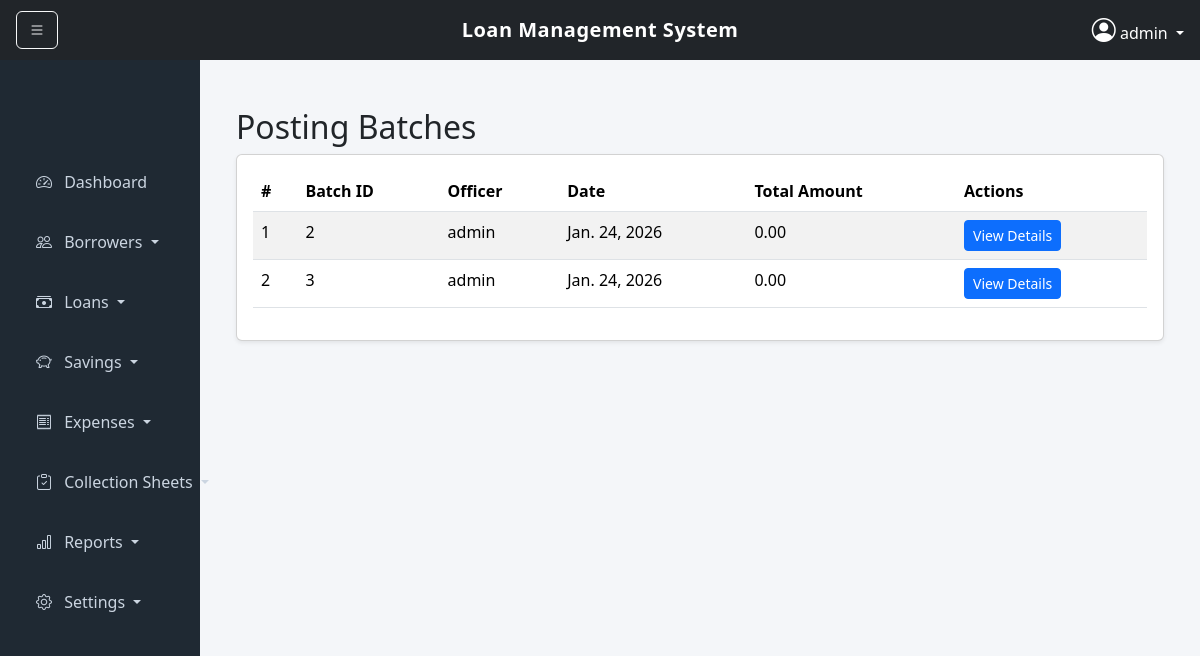
Screenshot of /posting-batches/ (signed in) with the database file from the repository.
### core/models.py (models this page shows, shortened)
class PostingBatch(models.Model):
    officer = models.ForeignKey(LoanOfficer, on_delete=models.CASCADE)
    date = models.DateField(auto_now_add=True)
    @property
    def total_amount(self):
        total = self.items.aggregate(sum=Sum('amount'))['sum'] or 0
        return total

class LoanOfficer(models.Model):
    user = models.OneToOneField(User, on_delete=models.CASCADE)
    organization = models.ForeignKey(Organization, on_delete=models.CASCADE)
    branch = models.ForeignKey(Branch, on_delete=models.CASCADE)

### core/views.py (the view)
# urls.py: path('posting-batches/', views.posting_batches, name='posting_batches'),
@login_required
def posting_batches(request):
    organization = request.user.loanofficer.organization
    batches = PostingBatch.objects.filter(officer__organization=organization)
    return render(request, 'posting_batches.html', {'batches': batches})

### core/templates/posting_batches.html
{% extends 'base.html' %}
{% block content %}
<div class="container mt-4">
    <h2>Posting Batches</h2>
    <div class="card shadow-sm p-3">
        <table class="table table-striped table-hover">
            <thead>
                <tr>
                    <th>#</th>
                    <th>Batch ID</th>
                    <th>Officer</th>
                    <th>Date</th>
                    <th>Total Amount</th>
                    <th>Actions</th>
                </tr>
            </thead>
            <tbody>
                {% for batch in batches %}
                <tr>
                    <td>{{ forloop.counter }}</td>
                    <td>{{ batch.id }}</td>
                    <td>{{ batch.officer.user.username }}</td>
                    <td>{{ batch.date }}</td>
                    <td>{{ batch.total_amount|floatformat:2 }}</td>
                    <td>
                        <a href="{% url 'posting_batch_detail' batch.id %}" class="btn btn-sm btn-primary">
                            View Details
                        </a>
                    </td>
                </tr>
                {% empty %}
                <tr>
                    <td colspan="6" class="text-center">No batches found</td>
                </tr>
                {% endfor %}
            </tbody>
        </table>
    </div>
</div>
{% endblock %}

### core/templates/base.html (shortened to what this page needs)
<!DOCTYPE html>
<html lang="en">
  <head>
    <link href="https://cdn.jsdelivr.net/npm/bootstrap@5.3.2/dist/css/bootstrap.min.css" rel="stylesheet">
    <link href="https://cdn.jsdelivr.net/npm/bootstrap-icons@1.11.1/font/bootstrap-icons.css" rel="stylesheet">
  </head>
  <body>
    <nav class="navbar navbar-dark bg-dark topbar px-3 position-relative">
      <button class="btn btn-outline-light me-2" id="toggleSidebar">
        <i class="bi bi-list"></i>
      </button>
      <span class="navbar-brand project-title">
        Loan Management System
      </span>
      <div class="dropdown ms-auto">
        <a class="text-white dropdown-toggle text-decoration-none" href="#" data-bs-toggle="dropdown">
          <i class="bi bi-person-circle fs-4"></i>
          {{ request.user.username }}
        </a>
      </div>
    </nav>
    <div class="container-fluid">
      <div class="row">
        <div id="sidebar" class="col-md-3 col-lg-2 sidebar p-3">
          <div class="nav flex-column sidebar-menu">
            <a href="/" class="nav-link">
              <i class="bi bi-speedometer2 me-2"></i> Dashboard
            </a>
            <div class="nav-item dropdown">
              <a class="nav-link dropdown-toggle" href="#" data-bs-toggle="collapse" data-bs-target="#borrowersMenu">
                <i class="bi bi-people me-2"></i> Borrowers
              </a>
            </div>
            <div class="nav-item dropdown">
              <a class="nav-link dropdown-toggle" href="#" data-bs-toggle="collapse" data-bs-target="#loansMenu">
                <i class="bi bi-cash-stack me-2"></i> Loans
              </a>
            </div>
            <div class="nav-item dropdown">
              <a class="nav-link dropdown-toggle" href="#" data-bs-toggle="collapse" data-bs-target="#savingsMenu">
                <i class="bi bi-piggy-bank me-2"></i> Savings
              </a>
            </div>
            <div class="nav-item dropdown">
              <a class="nav-link dropdown-toggle" href="#" data-bs-toggle="collapse" data-bs-target="#expensesMenu">
                <i class="bi bi-receipt me-2"></i> Expenses
              </a>
            </div>
            <div class="nav-item dropdown">
              <a class="nav-link dropdown-toggle" href="#" data-bs-toggle="collapse" data-bs-target="#collectionsMenu">
                <i class="bi bi-clipboard-check me-2"></i> Collection Sheets
              </a>
            </div>
            <div class="nav-item dropdown">
              <a class="nav-link dropdown-toggle" href="#" data-bs-toggle="collapse" data-bs-target="#reportsMenu">
                <i class="bi bi-bar-chart me-2"></i> Reports
              </a>
            </div>
            <div class="nav-item dropdown">
              <a class="nav-link dropdown-toggle" href="#" data-bs-toggle="collapse" data-bs-target="#settingsMenu">
                <i class="bi bi-gear me-2"></i> Settings
              </a>
            </div>
          </div>
        </div>
        <div id="content" class="col content">
          {% block content %}{% endblock %}
        </div>
      </div>
    </div>
  </body>
</html>

### core/templates/base.html (style rules this page uses)
body { background-color: #f4f6f9; }
.topbar { height: 60px; }
.project-title { position: absolute; left: 50%; transform: translateX(-50%); font-weight: 600; letter-spacing: 0.5px; }
.sidebar { min-height: 100vh; background-color: #1f2933; transition: all 0.3s ease; }
.sidebar .nav-link { color: #cbd5e1; padding: 14px 20px; margin-bottom: 8px; border-radius: 6px; }
.sidebar-menu { padding-top: 80px; }
.content { padding: 24px; transition: margin-left 0.3s ease; }

### rows the page displays
PostingBatch: id "2", officer.user.username "admin", date "Jan. 24, 2026", total_amount "0.00"
PostingBatch: id "3", officer.user.username "admin", date "Jan. 24, 2026", total_amount "0.00"

### other values shown
{{ request.user.username }} "admin"
